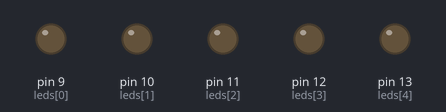
Simulated run of this sketch. Board: Arduino Uno, built with avr-gcc and run on an emulated ATmega328P. On the bench: output pins drawn as LEDs (lit = HIGH).

Above: at 0.2 s.
At 2.7 s:
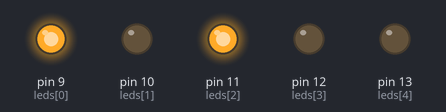
At 5.2 s:
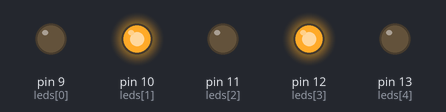
At 10.2 s:
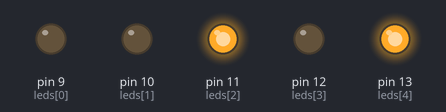
At 15.2 s:
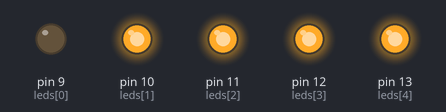
At 20.2 s:
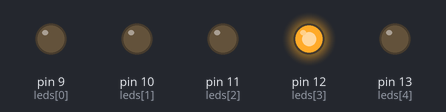
Timing chart, 0 to 20.8 s (numbered marks = the images above):
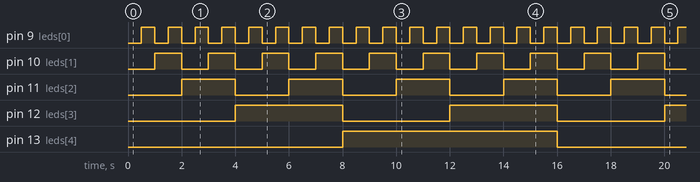

The sketch:

SumadorBinario.ino
```cpp
const int valorMaximo = 32; // 2 ^ countLeds
int countLeds = 5;
int leds[] = { 9, 10, 11, 12, 13 };
int valueLeds[] = { 0, 0, 0, 0, 0 };
int valor = 0;

int valueDelay = 500;

void setup() {
  for(int i=0;i<countLeds;i++) {
    pinMode( leds[i], OUTPUT );
    valueLeds[i] = 0;
  }
}

void loop() {

  CalcularValoresArrayLEDS();

  for(int i=0;i<countLeds;i++) {
    digitalWrite( leds[i], valueLeds[i] );
  }

  // Incrementar valor
  valor++;
  if(valor == valorMaximo) {
    valor = 0;
  }
  delay(valueDelay);
}

void CalcularValoresArrayLEDS() {
  int _temp = valor;
  for(int i=0;i<countLeds;i++) {
    valueLeds[i] = _temp % 2;
    _temp = _temp / 2;
  }
}
```

Measured:
- by itself, pin 9 (leds[0]): alternates HIGH for 0.50 s and LOW for 0.50 s
- by itself, pin 10 (leds[1]): alternates HIGH for 1.0 s and LOW for 1.0 s
- by itself, pin 11 (leds[2]): alternates HIGH for 2.0 s and LOW for 2.0 s
- by itself, pin 12 (leds[3]): alternates HIGH for 4.0 s and LOW for 4.0 s
- by itself, pin 13 (leds[4]): alternates HIGH for 8.0 s and LOW for 8.0 s
